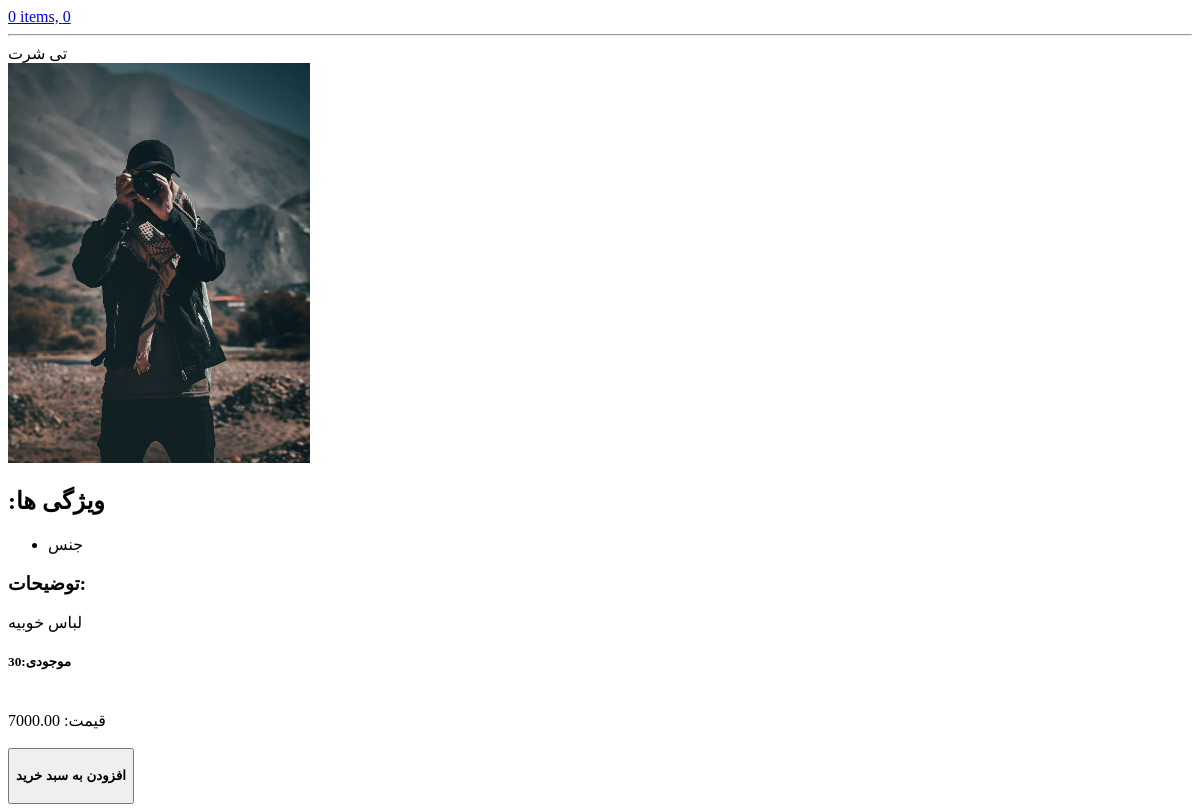
/tshirt/2/, run on an earlier commit of the app's database.
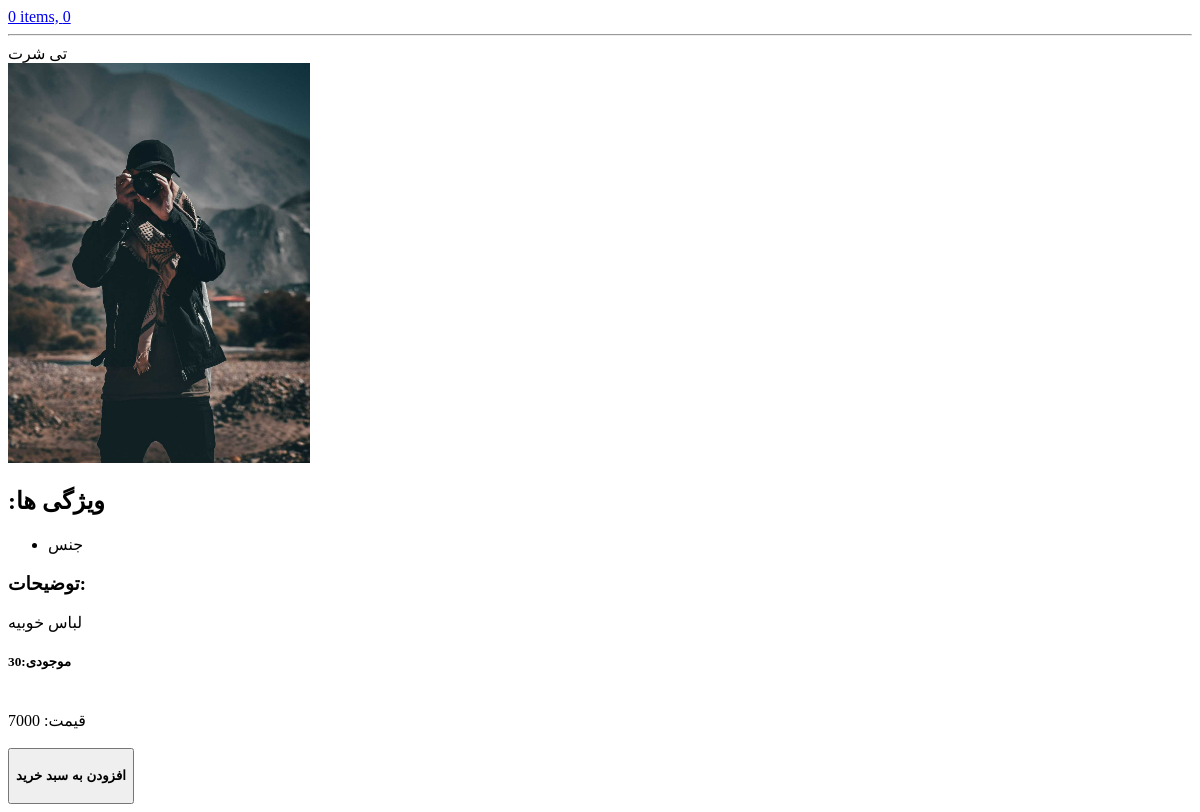
And on a later commit of the database.
### shop/models.py (models this page shows, shortened)
class Product(models.Model):
    category = models.ForeignKey(Category, on_delete=models.CASCADE, related_name='products')
    name = models.CharField(max_length=50)
    slug = models.SlugField(max_length=50, unique=True)
    description = models.TextField()
    price = models.PositiveIntegerField()
    offer = models.DecimalField(max_digits=10, decimal_places=2)
    new_price = models.PositiveIntegerField(blank=True)
    weight = models.PositiveIntegerField()
    created = models.DateTimeField(auto_now_add=True)
    updated = models.DateTimeField(auto_now=True)
    inventory = models.IntegerField(default=0)
    class Meta:
        ordering = ['-created']
        indexes = [
            models.Index(fields=['-created'], name='-created'),
            models.Index(fields=['name'], name='name'),
        ]

class Image(models.Model):
    product = models.ForeignKey(Product, on_delete=models.CASCADE, related_name='images')
    name = models.CharField(max_length=50, blank=True, null=True)
    description = models.TextField(blank=True, null=True)
    image = models.ImageField(upload_to='images/')
    created = models.DateTimeField(auto_now_add=True)
    updated = models.DateTimeField(auto_now=True)
    class Meta:
        ordering = ['-created']

class ProductFeature(models.Model):
    feature_name = models.CharField(max_length=100)
    value = models.CharField(max_length=100)
    product = models.ForeignKey(Product, on_delete=models.CASCADE, related_name='features')
    def __str__(self):
        return self.feature_name

### shop/views.py (the view)
# urls.py: path('<slug:slug>/<int:id>/', views.product_detail, name='product_detail'),
def product_detail(request, slug, id):
    product = get_object_or_404(Product, id=id, slug=slug)
    return render(request, 'shop/detail.html', {'product':product})

### cart/cart.py (called while the page is built)
    def get_total_price(self):
        price = sum(item['price'] * item['quantity'] for item in self.cart.values())
        return price

    def __len__(self):
        return sum(item['quantity'] for item in self.cart.values())

### cart/context_processors.py (called while the page is built)
def cart(request):
    return {'cart': Cart(request)}

### shop/templates/shop/detail.html (shortened to what this page needs)
{% extends 'parent/base.html' %}
{% load static %}
{% block content %}
    <br>
    <img  style="height: 400px;width: auto;" src="{{ product.images.first.image.url }}">
    <h2>:ویژگی ها</h2>
    <ul>
        {% for feature in product.features.all %}
            <li>{{ feature }}</li>
        {% endfor %}
    </ul>
    <h3>توضیحات:</h3>
    {{ product.description }}
    <h5>موجودی:{{ product.inventory }}</h5>
    <br>
    <div>{{ product.new_price }} :قیمت</div>
    <br>
    <button type="button" class="add-cart" id="add-cart">
        <h4>افزودن به سبد خرید</h4>
    </button>
{% endblock %}

### shop/templates/parent/base.html (shortened to what this page needs)
{% load static %}
<!DOCTYPE html>
<html lang="en">
<head>
</head>
<body>
{% include 'partials/header.html' %}
{% include 'partials/navigation.html' %}
{% block content %}{% endblock %}
{% include 'partials/footer.html' %}
</body>
</html>

### shop/templates/partials/header.html (shortened to what this page needs)
<div class="cart-container">
    {% with item_count=cart|length %}
        <a href="{% url 'cart:cart_detail' %}" class="cart-link">
            <div class="cart-info-container">
                <span class="cart-info">
                    <span id='item_count'>{{ item_count }}</span> items,
                    <span id="total_price">{{ cart.get_total_price }}</span>
                </span>
            </div>
        </a>
    <HR>
    {% endwith %}

### shop/templates/partials/navigation.html (shortened to what this page needs)
<!DOCTYPE html>
<html lang="en">
<head>
</head>
<body>
</body>
</html>

### shop/templates/partials/footer.html (shortened to what this page needs)
<!DOCTYPE html>
<html lang="en">
<head>
</head>
<body>
</body>
</html>

What changed in the data, as far as the page shows it:
changed Product "لباس خوبیه": new_price "7000.00" → "7000"
